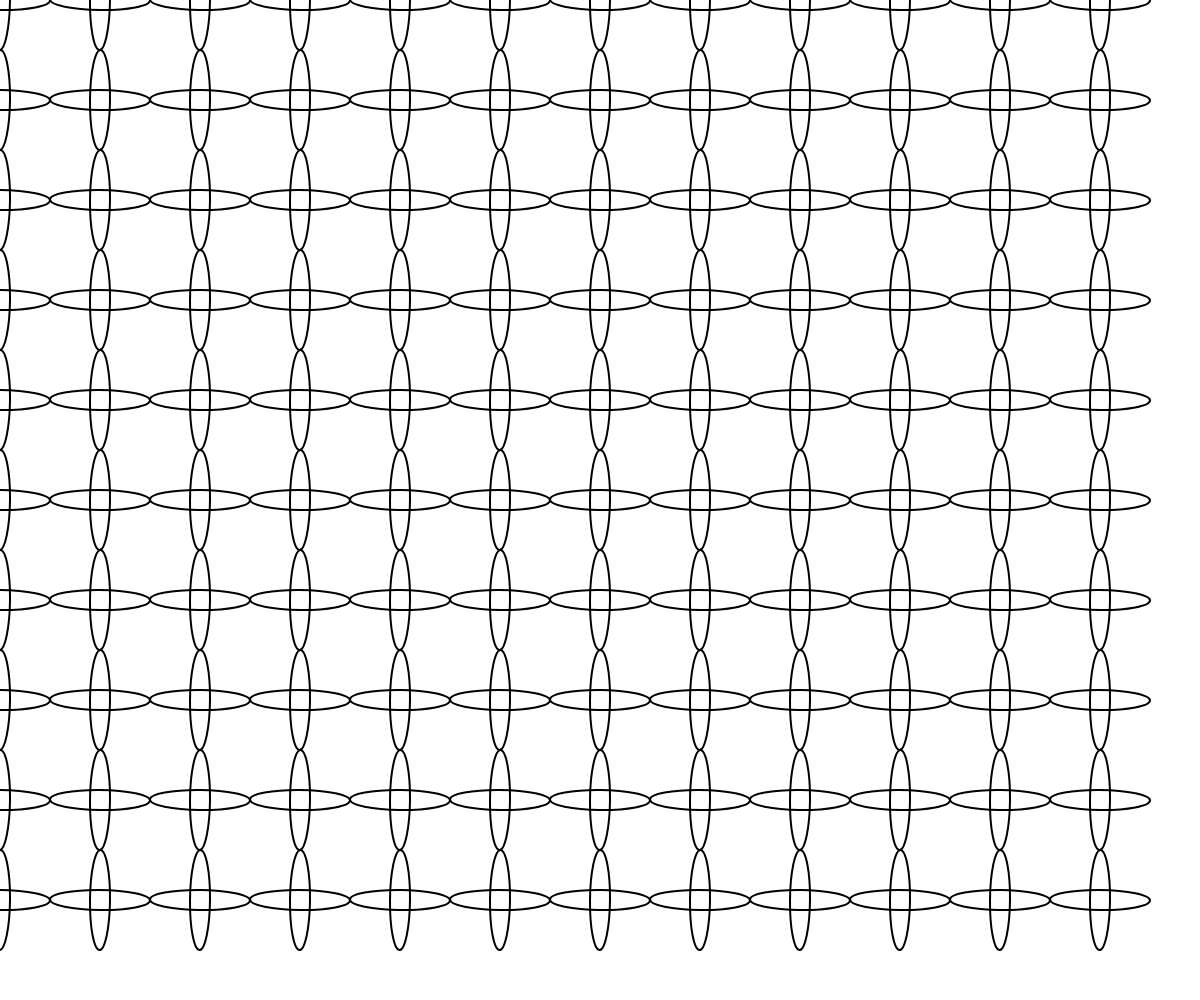
Frame 1 (no input)
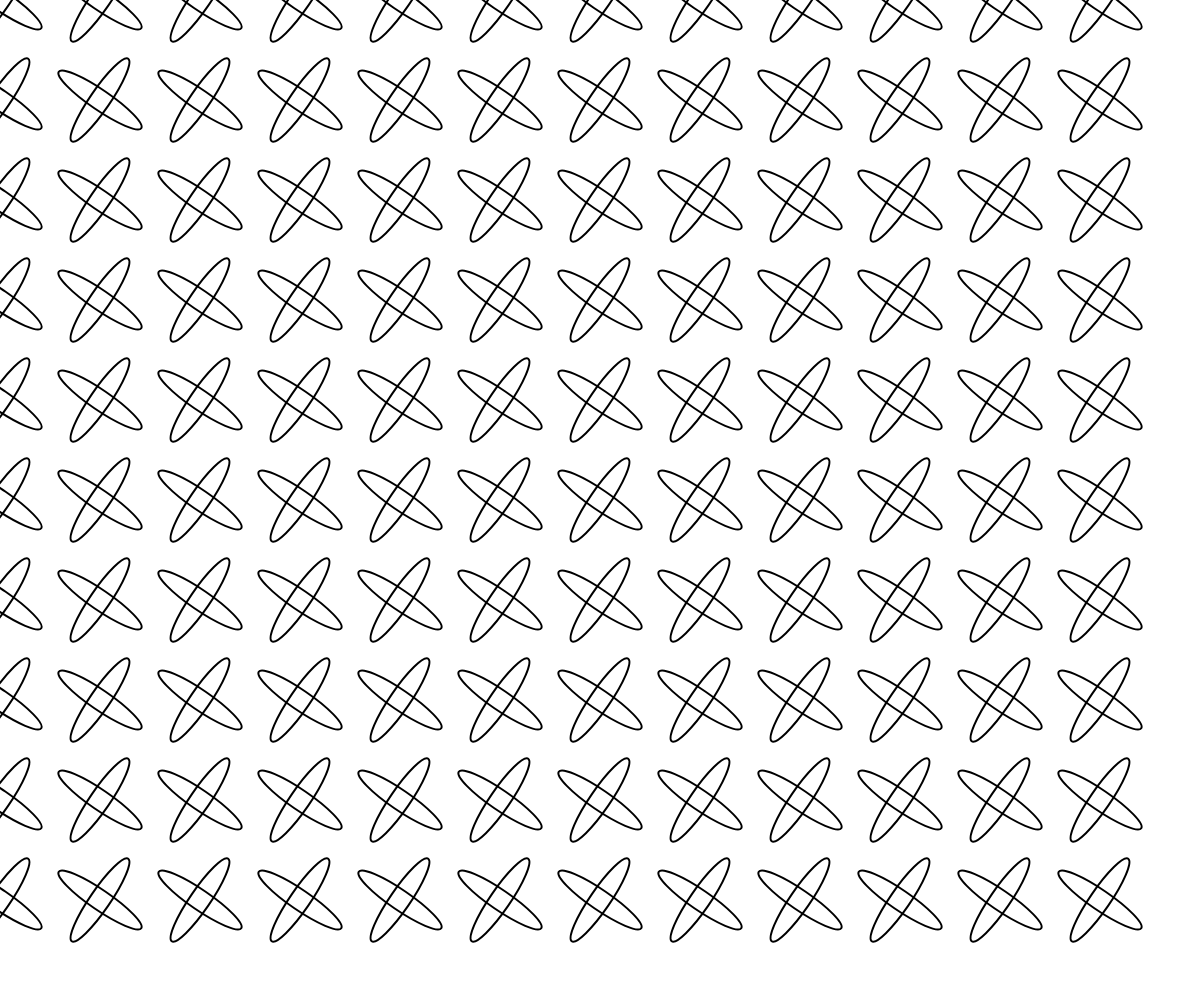
Frame 60 (no input)
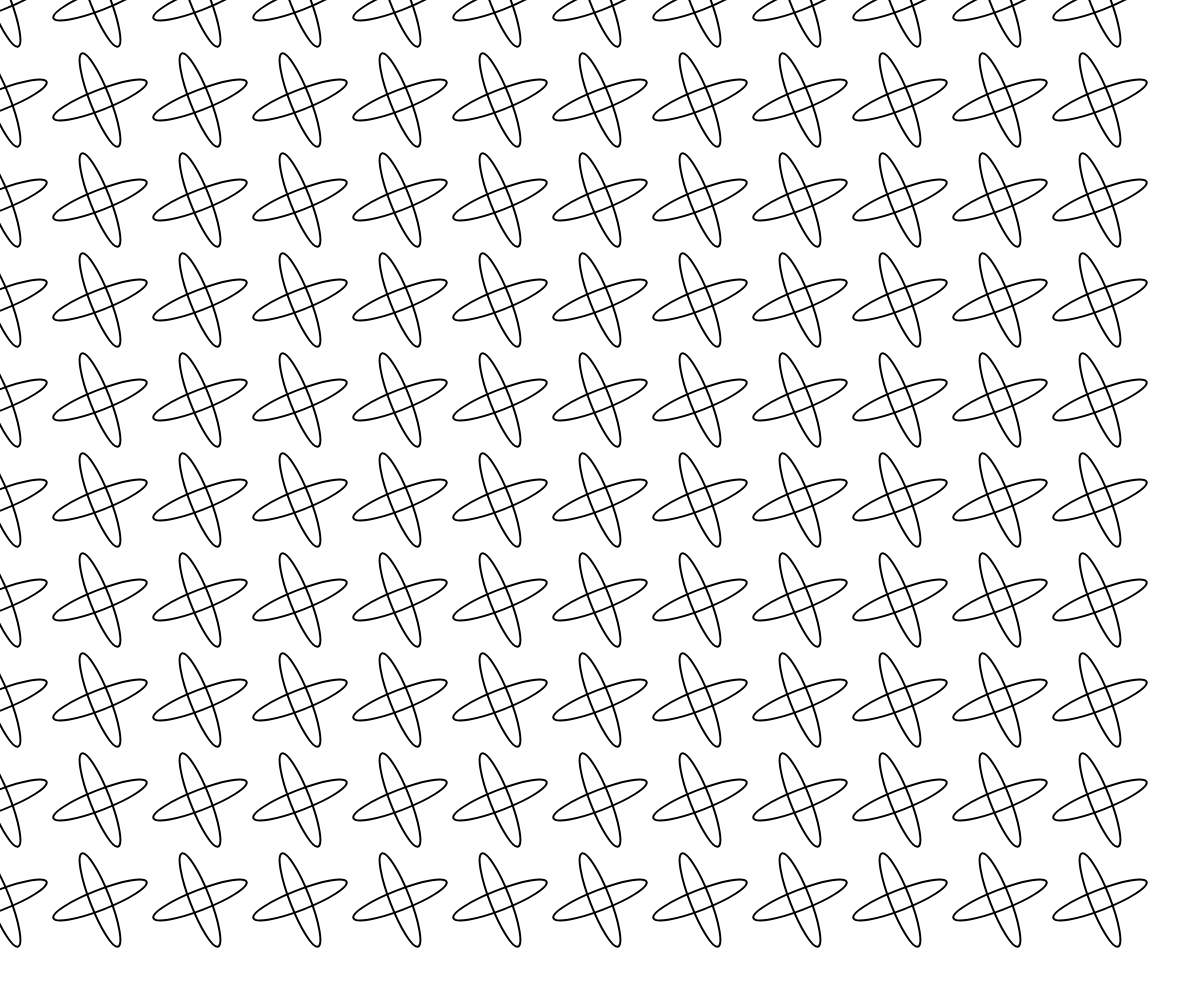
Frame 120 (the mouse pressed at the canvas centre since frame 60)

The p5.js sketch that drew these frames (run headless with seeded random() and noise() and a simulated clock; from frame 60 on, the mouse is pressed at the canvas centre):

// p5.js sketch
// ── sketch.js
let cellSize;

function setup() {
  createCanvas(windowWidth, windowHeight);
  noFill();
  strokeWeight(2);
}

function draw() {
  background(255);

  cellSize = min(width / 10, height / 10);

  for (let x = 0; x < width; x += cellSize) {
    for (let y = 0; y < height; y += cellSize) {
      drawPinwheel(x, y, 0.01);
    }
  }
}


function drawPinwheel(x, y, spd) {
  push();
  translate(x, y);
  rotate(frameCount * spd);
  ellipse(0, 0, 100, 20);
  ellipse(0, 0, 20, 100);
  pop();
}


function windowResized() {
  resizeCanvas(windowWidth, windowHeight);
}
